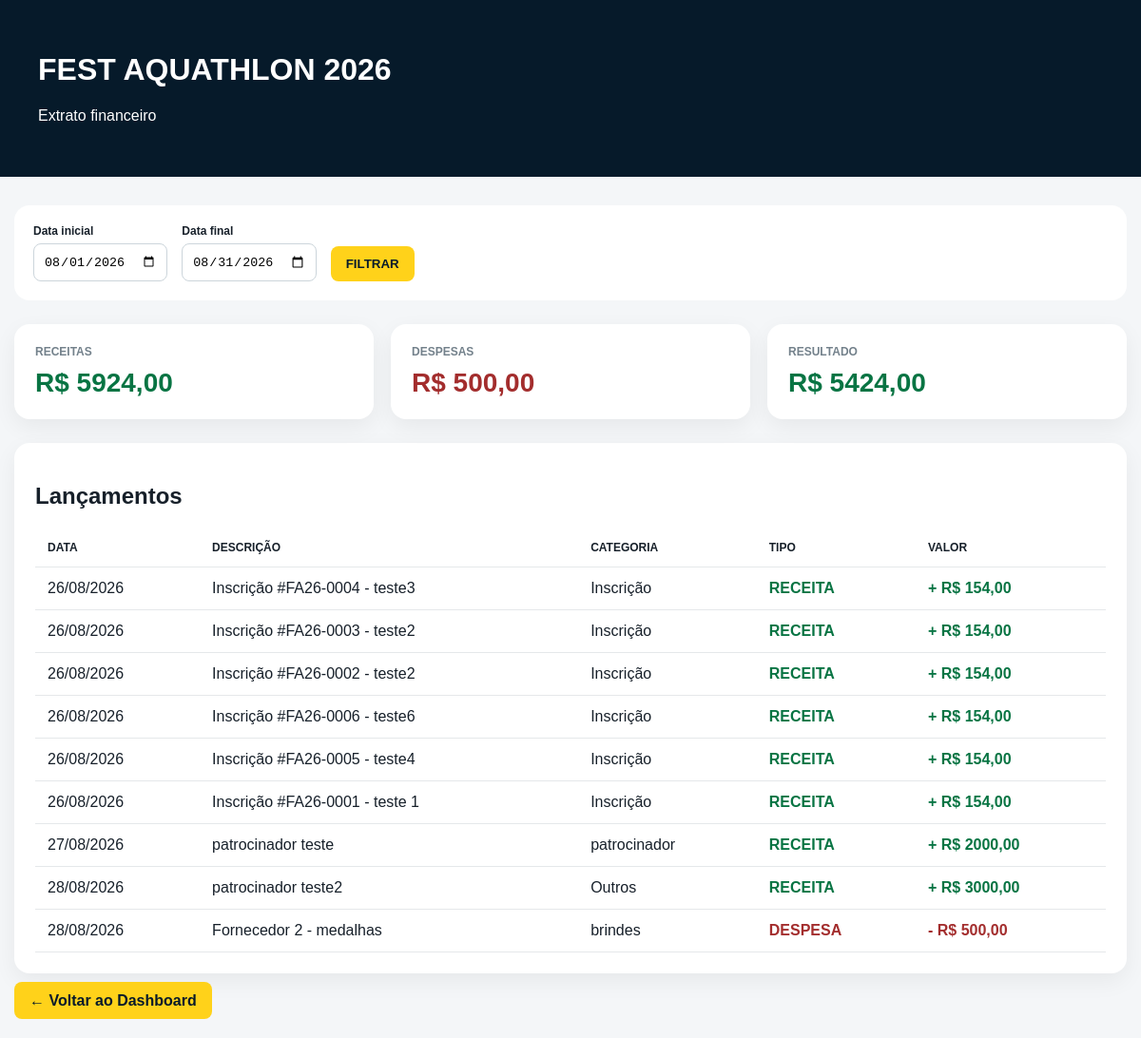
The app's page /extrato-financeiro/ (signed in), older data.
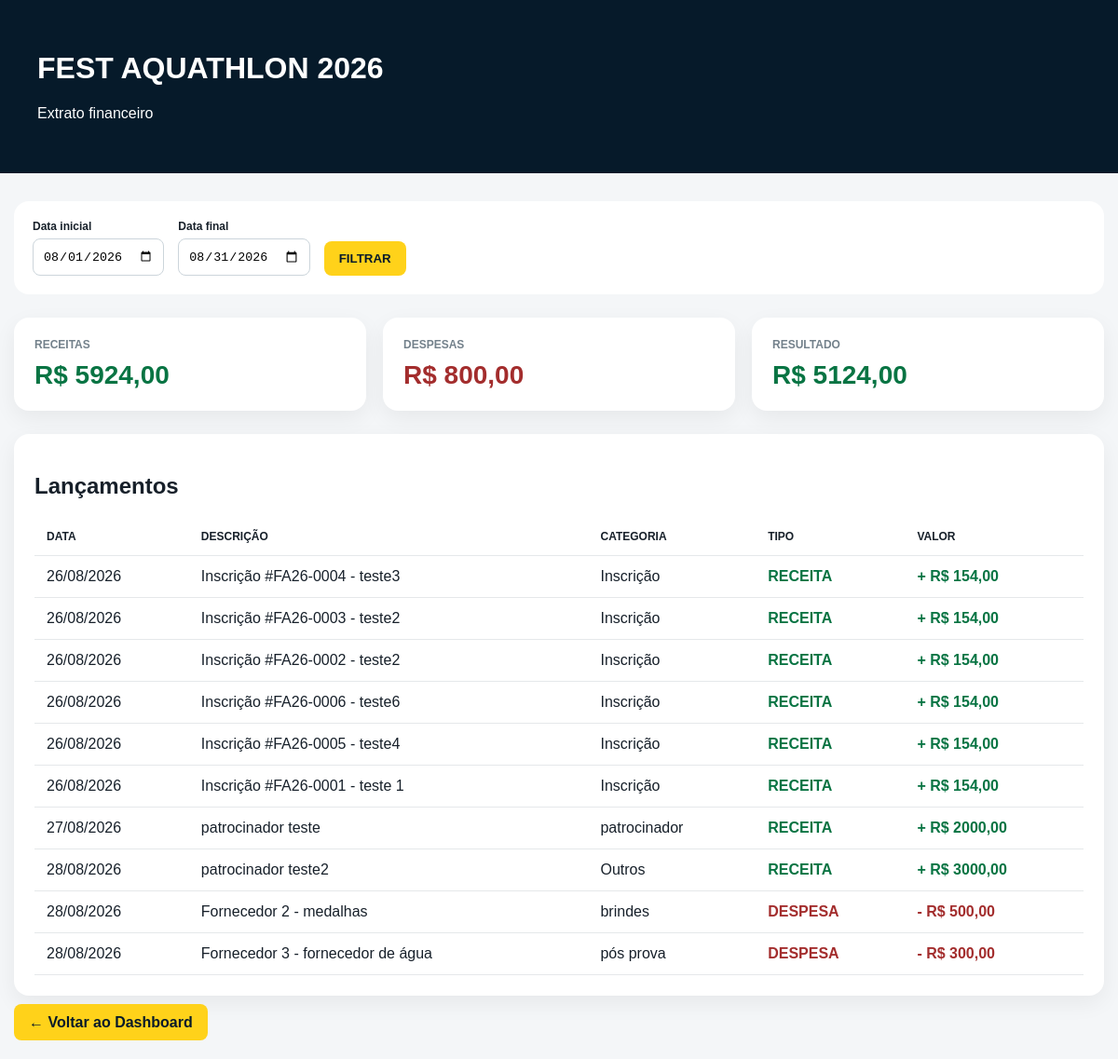
The same page, newer data.
### inscricoes/models.py (models this page shows, shortened)
class Pagamento(models.Model):
    PENDENTE = "PENDENTE"
    PAGO = "PAGO"
    CANCELADO = "CANCELADO"
    EXPIRADO = "EXPIRADO"
    STATUS = [
        (PENDENTE, "Pendente"),
        (PAGO, "Pago"),
        (CANCELADO, "Cancelado"),
        (EXPIRADO, "Expirado"),
    ]
    MERCADO_PAGO = "MERCADO_PAGO"
    inscricao = models.OneToOneField(
        Inscricao,
        on_delete=models.CASCADE,
        related_name="pagamento",
    )
    plataforma = models.CharField(
        max_length=30,
        default=MERCADO_PAGO,
    )
    valor = models.DecimalField(
        max_digits=8,
        decimal_places=2,
    )
    link_pagamento = models.URLField(
        max_length=1000,
    )
    status = models.CharField(
        max_length=12,
        choices=STATUS,
        default=PENDENTE,
    )
    metodo = models.CharField(
        max_length=30,
        blank=True,
    )
    identificador_transacao = models.CharField(
        max_length=150,
        blank=True,
        db_index=True,
    )
    criado_em = models.DateTimeField(
        auto_now_add=True,
    )
    pago_em = models.DateTimeField(
        null=True,
        blank=True,
    )
    atualizado_em = models.DateTimeField(
        auto_now=True,
    )
    class Meta:
        verbose_name = "Pagamento"
        verbose_name_plural = "Pagamentos"
        ordering = ["-criado_em"]

class ContaReceber(models.Model):
    PENDENTE = "PENDENTE"
    RECEBIDO = "RECEBIDO"
    VENCIDO = "VENCIDO"
    CANCELADO = "CANCELADO"
    STATUS = [
        (PENDENTE, "Pendente"),
        (RECEBIDO, "Recebido"),
        (VENCIDO, "Vencido"),
        (CANCELADO, "Cancelado"),
    ]
    descricao = models.CharField(
        max_length=200
    )
    categoria = models.CharField(
        max_length=100,
        default="Outros"
    )
    valor = models.DecimalField(
        max_digits=10,
        decimal_places=2
    )
    vencimento = models.DateField()
    recebido_em = models.DateField(
        null=True,
        blank=True
    )
    status = models.CharField(
        max_length=12,
        choices=STATUS,
        default=PENDENTE
    )
    inscricao = models.ForeignKey(
        "Inscricao",
        on_delete=models.SET_NULL,
        null=True,
        blank=True,
        related_name="contas_receber"
    )
    observacao = models.TextField(
        blank=True
    )
    criado_em = models.DateTimeField(
        auto_now_add=True
    )
    atualizado_em = models.DateTimeField(
        auto_now=True
    )
    class Meta:
        ordering = ["vencimento"]
        verbose_name = "Conta a receber"
        verbose_name_plural = "Contas a receber"

class ContaPagar(models.Model):
    PENDENTE = "PENDENTE"
    PAGO = "PAGO"
    VENCIDO = "VENCIDO"
    CANCELADO = "CANCELADO"
    STATUS = [
        (PENDENTE, "Pendente"),
        (PAGO, "Pago"),
        (VENCIDO, "Vencida"),
        (CANCELADO, "Cancelada"),
    ]
    fornecedor = models.ForeignKey(
        Fornecedor,
        on_delete=models.PROTECT,
        related_name="contas_pagar"
    )
    descricao = models.CharField(
        max_length=200
    )
    categoria = models.CharField(
        max_length=100,
        default="Outros"
    )
    valor = models.DecimalField(
        max_digits=10,
        decimal_places=2
    )
    vencimento = models.DateField()
    pago_em = models.DateField(
        null=True,
        blank=True
    )
    status = models.CharField(
        max_length=12,
        choices=STATUS,
        default=PENDENTE
    )
    forma_pagamento = models.CharField(
        max_length=50,
        blank=True
    )
    comprovante = models.FileField(
        upload_to="financeiro/contas_pagar/",
        blank=True,
        null=True
    )
    observacao = models.TextField(
        blank=True
    )
    criado_em = models.DateTimeField(
        auto_now_add=True
    )
    atualizado_em = models.DateTimeField(
        auto_now=True
    )
    class Meta:
        ordering = ["vencimento"]
        verbose_name = "Conta a pagar"
        verbose_name_plural = "Contas a pagar"

### inscricoes/views.py (the view)
@staff_member_required
def extrato_financeiro(request):
    hoje = timezone.localdate()
    inicio_str = request.GET.get("inicio")
    fim_str = request.GET.get("fim")
    if inicio_str:
        try:
            inicio = datetime.strptime(
                inicio_str,
                "%Y-%m-%d",
            ).date()
        except ValueError:
            inicio = hoje.replace(day=1)
    else:
        inicio = hoje.replace(day=1)
    if fim_str:
        try:
            fim = datetime.strptime(
                fim_str,
                "%Y-%m-%d",
            ).date()
        except ValueError:
            fim = hoje
    else:
        fim = hoje
    if inicio > fim:
        inicio, fim = fim, inicio
    lancamentos = []
    pagamentos = (
        Pagamento.objects
        .select_related("inscricao")
        .filter(
            status=Pagamento.PAGO,
            pago_em__date__gte=inicio,
            pago_em__date__lte=fim,
        )
        .order_by("pago_em")
    )
    for pagamento in pagamentos:
        lancamentos.append({
            "data": pagamento.pago_em.date(),
            "descricao": (
                f"Inscrição #{pagamento.inscricao.numero} - "
                f"{pagamento.inscricao.nome}"
            ),
            "categoria": "Inscrição",
            "tipo": "RECEITA",
            "valor": pagamento.valor,
        })
    receitas = (
        ContaReceber.objects
        .filter(
            status=ContaReceber.RECEBIDO,
            recebido_em__gte=inicio,
            recebido_em__lte=fim,
        )
        .order_by("recebido_em")
    )
    for conta in receitas:
        lancamentos.append({
            "data": conta.recebido_em,
            "descricao": conta.descricao,
            "categoria": conta.categoria,
            "tipo": "RECEITA",
            "valor": conta.valor,
        })
    despesas = (
        ContaPagar.objects
        .select_related("fornecedor")
        .filter(
            status=ContaPagar.PAGO,
            pago_em__gte=inicio,
            pago_em__lte=fim,
        )
        .order_by("pago_em")
    )
    for conta in despesas:
        fornecedor = ""
        if conta.fornecedor:
            fornecedor = conta.fornecedor.nome
        descricao = conta.descricao
        if fornecedor:
            descricao = f"{fornecedor} - {descricao}"
        lancamentos.append({
            "data": conta.pago_em,
            "descricao": descricao,
            "categoria": conta.categoria,
            "tipo": "DESPESA",
            "valor": conta.valor,
        })
    lancamentos.sort(
        key=lambda item: item["data"]
    )
    total_receitas = sum(
        item["valor"]
        for item in lancamentos
        if item["tipo"] == "RECEITA"
    )
    total_despesas = sum(
        item["valor"]
        for item in lancamentos
        if item["tipo"] == "DESPESA"
    )
    resultado = (
        total_receitas
        - total_despesas
    )
    contexto = {
        "inicio": inicio,
        "fim": fim,
        "total_receitas": total_receitas,
        "total_despesas": total_despesas,
        "resultado": resultado,
        "lancamentos": lancamentos,
    }
    return render(
        request,
        "inscricoes/extrato.html",
        contexto,
    )

### templates/inscricoes/extrato.html (shortened to what this page needs)
<!doctype html>
<html lang="pt-BR">
<head>
</head>
<body>
<header class="header">
    <div class="container">
        <h1>
            FEST AQUATHLON 2026
        </h1>
        <p>
            Extrato financeiro
        </p>
    </div>
</header>
<main class="container">
    <section class="filter">
        <form method="get">
            <div class="field">
                <label>
                    Data inicial
                </label>
                <input
                    type="date"
                    name="inicio"
                    value="{{ inicio|date:'Y-m-d' }}"
                >
            </div>
            <div class="field">
                <label>
                    Data final
                </label>
                <input
                    type="date"
                    name="fim"
                    value="{{ fim|date:'Y-m-d' }}"
                >
            </div>
            <button type="submit">
                FILTRAR
            </button>
        </form>
    </section>
    <section class="cards">
        <div class="card">
            <div class="label">
                Receitas
            </div>
            <div class="value positive">
                R$ {{ total_receitas|floatformat:2 }}
            </div>
        </div>
        <div class="card">
            <div class="label">
                Despesas
            </div>
            <div class="value negative">
                R$ {{ total_despesas|floatformat:2 }}
            </div>
        </div>
        <div class="card">
            <div class="label">
                Resultado
            </div>
            <div
                class="value
                {% if resultado >= 0 %}
                    positive
                {% else %}
                    negative
                {% endif %}"
            >
                R$ {{ resultado|floatformat:2 }}
            </div>
        </div>
    </section>
    <section class="card">
        <h2>
            Lançamentos
        </h2>
        <table>
            <thead>
                <tr>
                    <th>
                        Data
                    </th>
                    <th>
                        Descrição
                    </th>
                    <th>
                        Categoria
                    </th>
                    <th>
                        Tipo
                    </th>
                    <th>
                        Valor
                    </th>
                </tr>
            </thead>
            <tbody>
                {% for item in lancamentos %}
                    <tr>
                        <td>
                            {{ item.data|date:"d/m/Y" }}
                        </td>
                        <td>
                            {{ item.descricao }}
                        </td>
                        <td>
                            {{ item.categoria }}
                        </td>
                        <td>
                            {% if item.tipo == "RECEITA" %}
                                <span class="receita">
                                    RECEITA
                                </span>
                            {% else %}
                                <span class="despesa">
                                    DESPESA
                                </span>
                            {% endif %}
                        </td>
                        <td>
                            {% if item.tipo == "RECEITA" %}
                                <span class="receita">
                                    + R$ {{ item.valor|floatformat:2 }}
                                </span>
                            {% else %}
                                <span class="despesa">
                                    - R$ {{ item.valor|floatformat:2 }}
                                </span>
                            {% endif %}
                        </td>
                    </tr>
                {% endfor %}
            </tbody>
        </table>
    </section>
    <p style="margin-top:20px;">
        <a
            href="/dashboard/"
            class="button"
        >
            ← Voltar ao Dashboard
        </a>
    </p>
</main>
</body>
</html>

### templates/inscricoes/extrato.html (style rules this page uses)
body { margin: 0; font-family: Arial, sans-serif; background: #f4f6f8; color: #17202a; }
.container { width: min( 1200px, calc(100% - 30px) ); margin: 30px auto; }
.header { background: #061a2a; color: white; padding: 25px; }
.cards { display: grid; grid-template-columns: repeat(3, 1fr); gap: 18px; margin-bottom: 25px; }
.card { background: white; padding: 22px; border-radius: 16px; box-shadow: 0 8px 25px rgba(0,0,0,.06); }
.label { font-size: 12px; text-transform: uppercase; color: #73818b; font-weight: bold; }
.value { margin-top: 10px; font-size: 28px; font-weight: 900; }
.positive { color: #087443; }
.negative { color: #a32d2d; }
.filter { background: white; padding: 20px; border-radius: 16px; margin-bottom: 25px; }
.filter form { display: flex; gap: 15px; align-items: end; flex-wrap: wrap; }
.field { display: flex; flex-direction: column; gap: 6px; }
.field label { font-size: 12px; font-weight: bold; }
input { padding: 10px; border: 1px solid #ccd5db; border-radius: 8px; }
button, .button { padding: 11px 16px; border: none; border-radius: 8px; background: #ffd21a; color: #061a2a; font-weight: 900; text-decoration: none; cursor: pointer; }
table { width: 100%; border-collapse: collapse; }
th, td { padding: 13px; border-bottom: 1px solid #e5e8ea; text-align: left; }
th { font-size: 12px; text-transform: uppercase; }
.receita { color: #087443; font-weight: bold; }
.despesa { color: #a32d2d; font-weight: bold; }

Row changes from the older to the newer data that the page shows:
added ContaPagar: data "28/08/2026", categoria "pós prova", valor "300,00"
Text that changed along with them:
{{ total_despesas|floatformat:2 }}: "500,00" → "800,00"
{{ resultado|floatformat:2 }}: "5424,00" → "5124,00"
new list line: "Fornecedor 3 - fornecedor de água DESPESA - R$"
